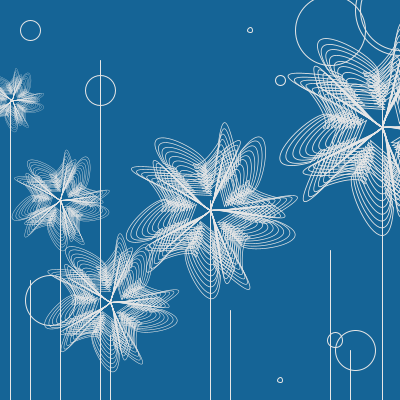
Frame 1 (no input)
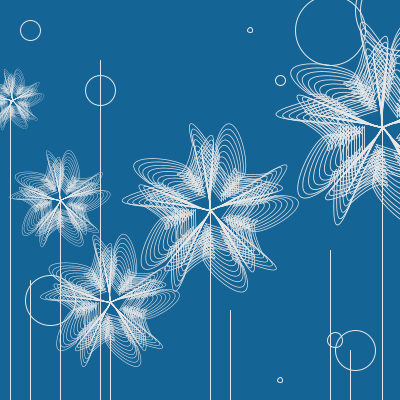
Frame 60 (the mouse pressed at the canvas centre just before this capture)
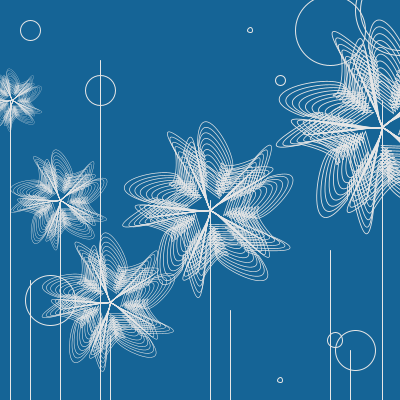
Frame 120 (the mouse held since frame 60 and released just before this capture)

The Processing sketch that drew these frames (run headless with seeded random() and noise(); from frame 60 on, the mouse is pressed at the canvas centre):

// Processing sketch: processing_49006
// ── processing_49006.pde

//全域變數
int nPetal = 5;  //花辦數
int numP = 10;    //子辦數
float tt = 0.0;  //旋轉角度值
float deltaT = 0.02; //>0 順時針轉
int nflower = 5;//畫五朵花 
float[] x = { 50, 150, 200, 300, 450 };
float[] y = { 400, 500, 550, 300, 150 };

void setup(){
 size(400,400); 
 
 frameRate(20);
 noFill();
 stroke(230);
}

void petal(){    //單位形
  pushMatrix();
  for (int i=0; i<numP; i++){
    float s = map(i,0,numP,2,5);//比例
    beginShape();
    vertex(0,0);
    bezierVertex(5*s,   8*s, 5*s, 40*s, 10*s,   8*s);
    bezierVertex(5*s, 15*s, 40*s,  8*s, 20*s,   2*s );
    bezierVertex(5*s,  8*s, 40*s, -10*s, 20*s,  -5*s);
    bezierVertex(4*s, -8*s, 15*s,-15*s, 10*s,  -3*s);
    bezierVertex(1*s, -30*s, 5*s, -20*s,    0,     0);
    endShape();
  }
  popMatrix(); 
}

void oneflower(float xx,float yy){
  pushMatrix();
  translate(xx, yy);
  for (int i=0; i<nflower; i++){
     //stroke(map(i,0,nPetal, 0,255), 125,0);
     float theda=map(i,0,nPetal,0,TWO_PI);
     pushMatrix(); 
     rotate(theda+tt);
     petal();
     popMatrix();
  }
  popMatrix();
  tt += deltaT;
}

void draw(){       //整體造型
  background(21,100,150);
  line(10, 400,10,100);
  line(60, 500,60,200);
  line(100, 600,100,60);
  line(110, 600,110,335);
  line(30, 280,30,400);
    line(210, 500,210,200);
      line(382, 400,382,100);
      line(350, 350,350,400);
      line(330, 250,330,400);
       line(230, 310,230,400);
      ellipse(400,10,80,80);
       ellipse(400,10,90,90);
      ellipse(330,30,70,70);
      ellipse(50,300,50,50);
      ellipse(355,350,40,40);
      ellipse(100,90,30,30);
      ellipse(30,30,20,20);
       ellipse(250,30,5,5);
        ellipse(280,380,5,5);
         ellipse(335,340,15,15);
       ellipse(280,80,10,10);
  for (int i=0; i<nflower; i++){
    pushMatrix();
    float ss = map(i,0,nflower, 0.25, 1);
    scale(ss);
    oneflower(x[i],y[i]);
    popMatrix();
  }
}
